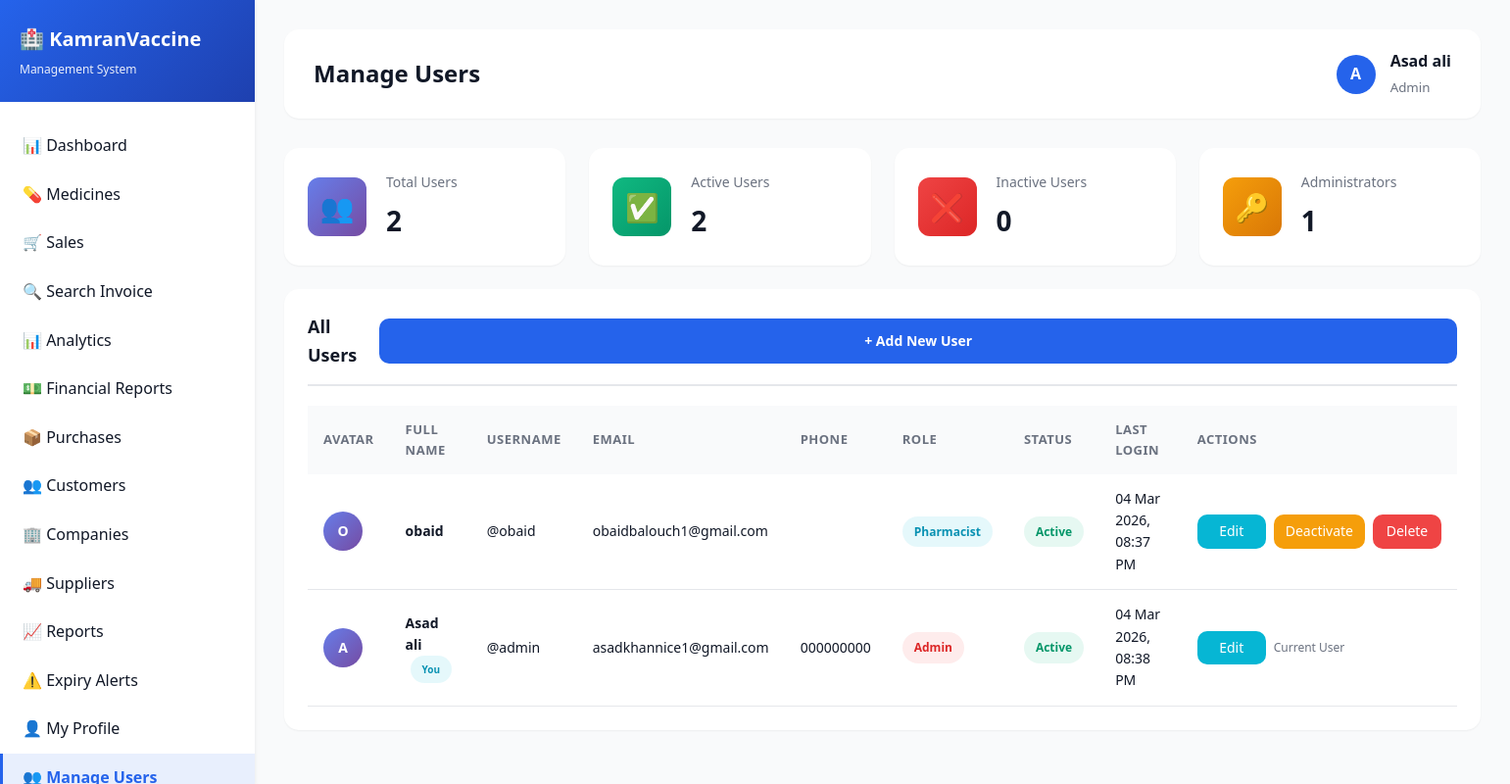
Page /admin/users.php (signed in) on the earlier database version.
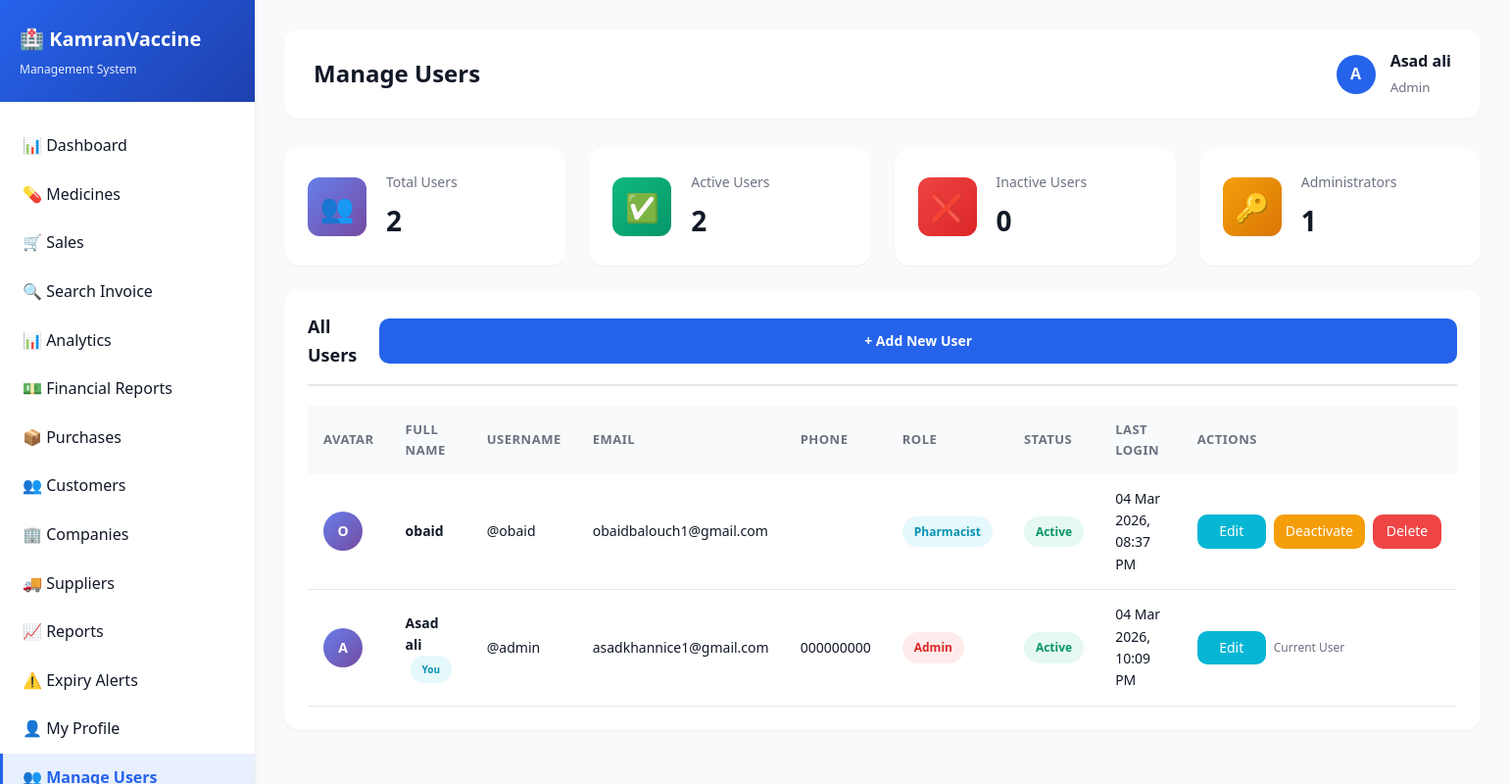
Same page on the later database version.
### tables this page shows
CREATE TABLE `users` (
  `id` int(11) NOT NULL AUTO_INCREMENT,
  `username` varchar(100) NOT NULL,
  `password` varchar(255) NOT NULL,
  `full_name` varchar(255) NOT NULL,
  `email` varchar(255) DEFAULT NULL,
  `phone` varchar(20) DEFAULT NULL,
  `role` enum('admin','pharmacist','cashier','manager') DEFAULT 'cashier',
  `status` enum('active','inactive') DEFAULT 'active',
  `created_at` timestamp NOT NULL DEFAULT current_timestamp(),
  `last_login` timestamp NULL DEFAULT NULL,
  PRIMARY KEY (`id`),
  UNIQUE KEY `username` (`username`),
  KEY `idx_username` (`username`),
  KEY `idx_role` (`role`)
);

### admin/users.php (the view, shortened to what the changed rows need)
<?php
include("includes/header.php");
$users = mysqli_query($conn, "SELECT * FROM users ORDER BY created_at DESC");
?>
<div class="card">
    <div class="card-body">
        <div class="table-responsive">
            <table>
                <thead>
                    <tr>
                        <th>Avatar</th>
                        <th>Full Name</th>
                        <th>Username</th>
                        <th>Email</th>
                        <th>Phone</th>
                        <th>Role</th>
                        <th>Status</th>
                        <th>Last Login</th>
                        <th>Actions</th>
                    </tr>
                </thead>
                <tbody>
                    <?php
                    mysqli_data_seek($users, 0);
                    while ($user = mysqli_fetch_assoc($users)):
                    ?>
                    <tr>
                        <td>
                            <div class="user-avatar" style="width: 40px; height: 40px; border-radius: 50%; background: linear-gradient(135deg, #667eea 0%, #764ba2 100%); color: white; display: flex; align-items: center; justify-content: center; font-weight: bold;">
                                <?php echo strtoupper(substr($user['full_name'], 0, 1)); ?>
                            </div>
                        </td>
                        <td>
                            <strong><?php echo $user['full_name']; ?></strong>
                            <?php if ($user['id'] == $_SESSION['user_id']): ?>
                                <span class="badge badge-info" style="font-size: 10px; margin-left: 5px;">You</span>
                            <?php endif; ?>
                        </td>
                        <td>@<?php echo $user['username']; ?></td>
                        <td><?php echo $user['email'] ?? '<span style="color: #9ca3af;">Not set</span>'; ?></td>
                        <td><?php echo $user['phone'] ?? '<span style="color: #9ca3af;">Not set</span>'; ?></td>
                        <td>
                            <span class="badge badge-<?php
                                echo $user['role'] == 'admin' ? 'danger' :
                                    ($user['role'] == 'manager' ? 'warning' :
                                    ($user['role'] == 'pharmacist' ? 'info' : 'secondary'));
                            ?>">
                                <?php echo ucfirst($user['role']); ?>
                            </span>
                        </td>
                        <td>
                            <span class="badge badge-<?php echo $user['status'] == 'active' ? 'success' : 'danger'; ?>">
                                <?php echo ucfirst($user['status']); ?>
                            </span>
                        </td>
                        <td>
                            <?php
                            if ($user['last_login']) {
                                echo date('d M Y, h:i A', strtotime($user['last_login']));
                            } else {
                                echo '<span style="color: #9ca3af;">Never</span>';
                            }
                            ?>
                        </td>
                        <td>
                            <div class="action-buttons">
                                <a href="edit_user.php?id=<?php echo $user['id']; ?>" class="btn btn-info btn-sm">Edit</a>
                                <?php if ($user['id'] != $_SESSION['user_id']): ?>
                                    <a href="?toggle_status=<?php echo $user['id']; ?>"
                                       class="btn btn-warning btn-sm"
                                       onclick="return confirm('Toggle user status?')">
                                        <?php echo $user['status'] == 'active' ? 'Deactivate' : 'Activate'; ?>
                                    </a>
                                    <a href="?delete=<?php echo $user['id']; ?>"
                                       class="btn btn-danger btn-sm"
                                       onclick="return confirm('Are you sure you want to delete this user? This action cannot be undone!')">
                                        Delete
                                    </a>
                                <?php else: ?>
                                    <span class="text-muted" style="font-size: 12px;">Current User</span>
                                <?php endif; ?>
                            </div>
                        </td>
                    </tr>
                    <?php endwhile; ?>
                </tbody>
            </table>
        </div>
    </div>
</div>
<?php include("includes/footer.php"); ?>

Differences in the rows shown:
changed users "Asad ali": last_login "04 Mar 2026, 08:38 PM" → "04 Mar 2026, 10:09 PM"
